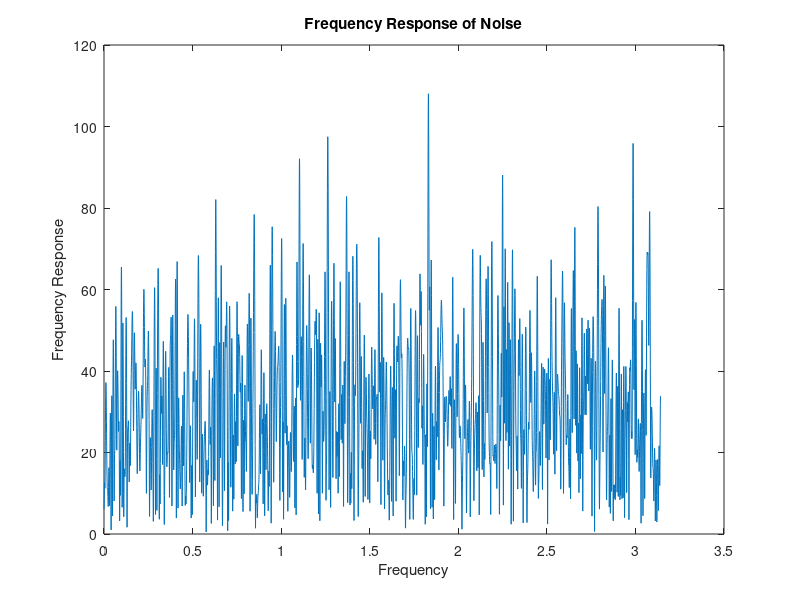
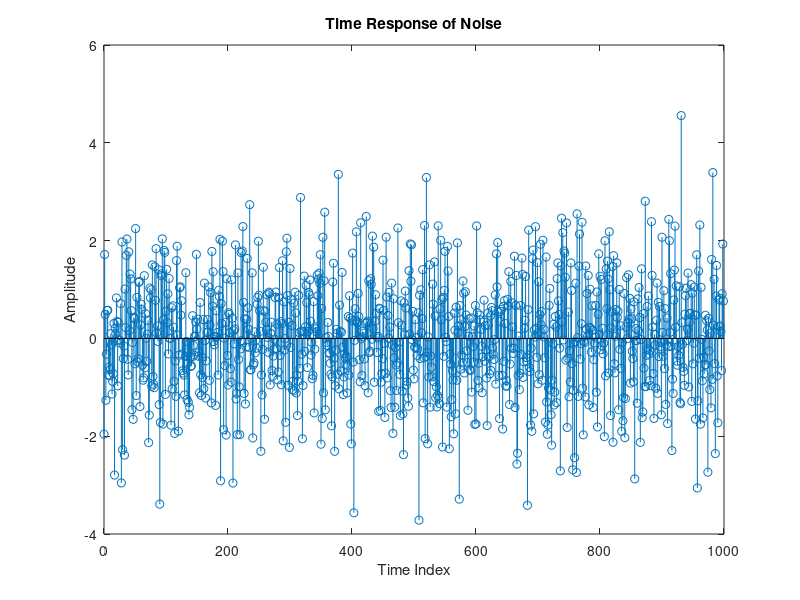
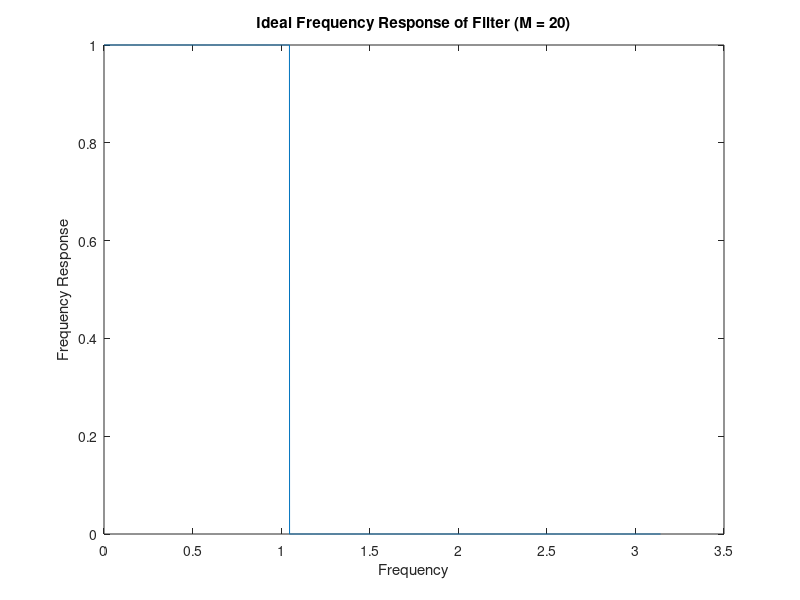
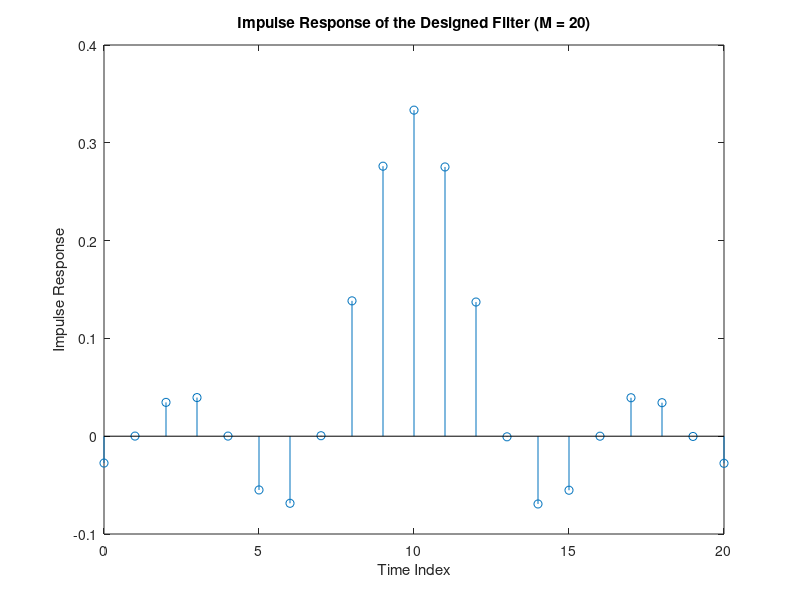

The MATLAB script that drew these images, in order:
%% Part 1: The truncation method of FIR design (a) (b) (c) (d) (e)
% note: running this will generate over 50 plots

num_samples = 10000;
w_c = pi/3; % cutoff frequency
f_c = w_c/(2*pi);
t_id = 1; % ideal group delay
w = linspace(0,2*pi,num_samples);
plot_idx = abs(w) <= pi;
w_plot = w(plot_idx);
M_values = [20, 50, 150]; % filter orders
noise = wgn(1000, 1, 1);
noise_DFT = fft(noise, num_samples); % this gets plotted last

% plot of the DFT of noise before filtering
figure;
plot(w_plot,abs(noise_DFT(plot_idx)));
xlabel('Frequency')
ylabel('Frequency Response')
title('Frequency Response of Noise')
% time-domain plot of noise before filtering
figure;
stem(0:length(noise)-1,noise);
xlabel('Time Index')
ylabel('Amplitude')
title('Time Response of Noise')

for M = M_values
    N = M + 1; % number of samples
    % design ideal filter
    H_id = exp(-1j*0.5*w*(N-1)); % ideal frequency response
    H_id(abs(w) > w_c & abs(w) < 2*pi-w_c) = 0; % set values after w_c to 0

    figure;
    plot(w_plot,abs(H_id(plot_idx)));
    xlabel('Frequency')
    ylabel('Frequency Response')
    title(['Ideal Frequency Response of Filter (M = ' num2str(M) ')'])

    h_id = ifft(H_id); % ideal impulse response
    % truncation method
    n = 0:N-1;
    h = h_id(1:N); % truncation (rectangular window)
    figure;
    stem(n,h);
    xlabel('Time Index')
    ylabel('Impulse Response')
    title(['Impulse Response of the Designed Filter (M = ' num2str(M) ')'])
    
    H = fft(h, num_samples); % frequency response of truncated filter
    figure;
    plot(w_plot,abs(H(plot_idx)));
    xlabel('Frequency')
    ylabel('Frequency Response')
    title(['Frequency Response of the Designed Filter (M = ' num2str(M) ')'])
    figure;
    plot(w_plot,unwrap(angle(H(plot_idx))));
    xlabel('Frequency')
    ylabel('Phase of Frequency Response')
    title(['Phase of Frequency Response of the Designed Filter (M = ' num2str(M) ')'])
    
    %design filter using firls()
    b = firls(M, [0, 1/3, 1/3, 1], [1, 1, 0, 0]); % filter design using firls
    figure;
    freqz(b,1)
    title(['Frequency Response of the Designed Filter using firls() (M = ' num2str(M) ')'])

    % filter noise using conv()
    h_noise = conv(h, noise);
    H_noise = fft(h_noise, num_samples);
    figure;
    plot(w_plot,abs(H_noise(plot_idx)));
    xlabel('Frequency')
    ylabel('Frequency Response')
    title(['Frequency Response of Noise After Filter Using conv() (M = ' num2str(M) ')'])
    figure;
    stem(0:length(h_noise)-1,h_noise);
    xlabel('Time Index')
    ylabel('Amplitude')
    title(['Time Response of Noise After Filter Using conv() (M = ' num2str(M) ')'])
    % filter noise using filter()
    h_noise = filter(h, 1, noise);
    H_noise = fft(h_noise, num_samples);
    figure;
    plot(w_plot,abs(H_noise(plot_idx)));
    xlabel('Frequency')
    ylabel('Frequency Response')
    title(['Frequency Response of Noise After Filter Using filter() (M = ' num2str(M) ')'])
    figure;
    stem(0:length(h_noise)-1,h_noise);
    xlabel('Time Index')
    ylabel('Amplitude')
    title(['Time Response of Noise After Filter Using filter() (M = ' num2str(M) ')'])
end
